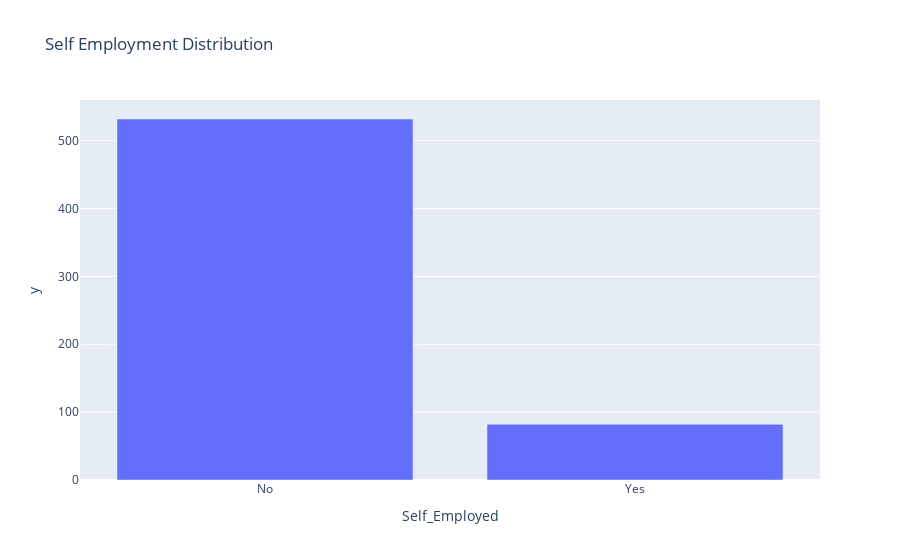

The code cell stored with this chart in its notebook:
### Code cell
self_employed_count = df['Self_Employed'].value_counts()
fig_self_employed = px.bar(self_employed_count,
                           x = self_employed_count.index,
                           y = self_employed_count.values,
                           title = 'Self Employment Distribution')
fig_self_employed.show()

### Figure 1 — Plotly figure (JSON) as saved in the notebook; plotly's stock layout.template omitted (floating-point values rounded to 4 significant figures)
{"data": [{"alignmentgroup": "True", "hovertemplate": "Self_Employed=%{x}<br>y=%{y}<extra></extra>", "legendgroup": "", "marker": {"color": "#636efa", "pattern": {"shape": ""}}, "name": "", "offsetgroup": "", "orientation": "v", "showlegend": false, "textposition": "auto", "type": "bar", "x": ["No", "Yes"], "xaxis": "x", "y": [532, 82], "yaxis": "y"}], "layout": {"autosize": true, "barmode": "relative", "legend": {"tracegroupgap": 0}, "title": {"text": "Self Employment Distribution"}, "xaxis": {"anchor": "y", "autorange": true, "domain": [0, 1], "range": [-0.5, 1.5], "title": {"text": "Self_Employed"}, "type": "category"}, "yaxis": {"anchor": "x", "autorange": true, "domain": [0, 1], "range": [0, 560], "title": {"text": "y"}, "type": "linear"}}}
